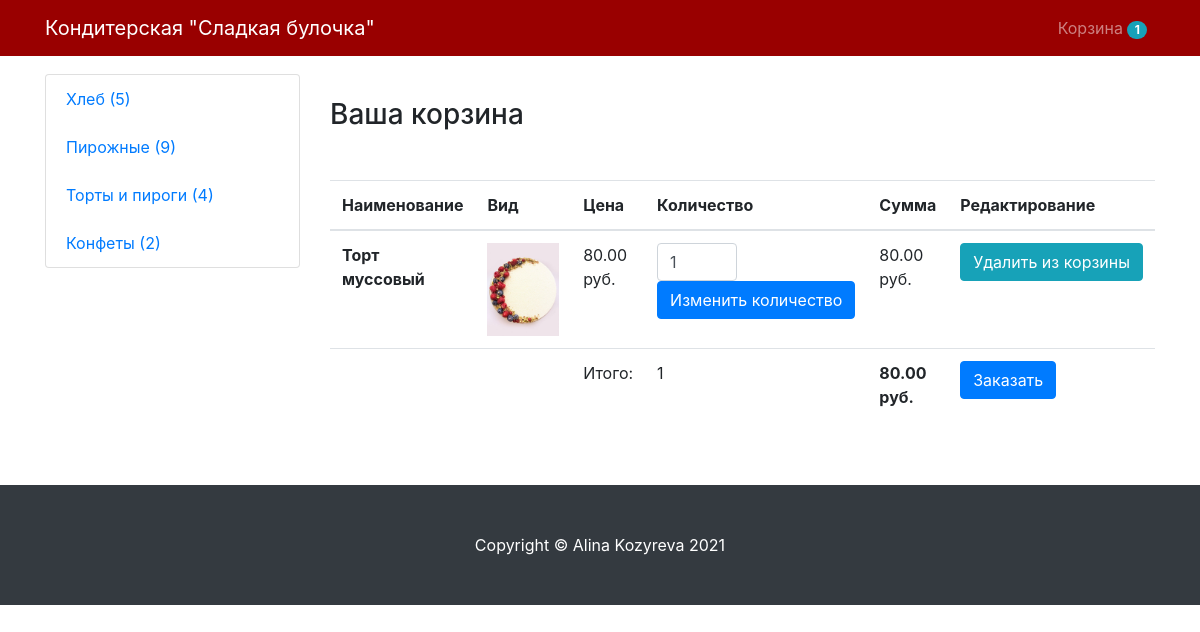
The app's page /cart/ (signed in) with its own data.
### mainapp/models.py (models this page shows, shortened)
class Cart(models.Model):
    owner = models.ForeignKey(
        'Customer', null=True, verbose_name='Владелец', on_delete=models.CASCADE)
    product = models.ManyToManyField(CartProduct, blank=True, related_name='related_card')
    total_products = models.PositiveIntegerField(default=0)
    total_price = models.DecimalField(
        max_digits=9, default=0, decimal_places=2, verbose_name='Сумма')
    in_order = models.BooleanField(default=False)
    for_anonymous_user = models.BooleanField(default=False)

class Category(models.Model):
    name = models.CharField(max_length=255, verbose_name='Название категории')
    slug = models.SlugField(unique=True)
    objects = CategoryManager()
    def get_absolute_url(self):
        return reverse("category_detail", kwargs={"slug": self.slug})

class CartProduct(models.Model):
    user = models.ForeignKey(
        'Customer', verbose_name='Заказчик', on_delete=models.CASCADE)
    cart = models.ForeignKey(
        'Cart', verbose_name='Корзина', on_delete=models.CASCADE,related_name='related_product')
    content_type = models.ForeignKey(ContentType, on_delete=models.CASCADE) #то есть покажет все модели которые есть в проекте
    object_id = models.PositiveIntegerField()
    content_object = GenericForeignKey('content_type', 'object_id')
    count = models.PositiveIntegerField(default=1)
    total_price = models.DecimalField(
        max_digits=9, decimal_places=2, verbose_name='Сумма')

class Product(models.Model):# каркас для самого продукта
    VALID_RESOLUTION = (400,400)
    MAX_RESOLUTION = (1000, 1000)
    MAX_IMAGE_SIZE = 3145728
    class Meta: # если модель абстрактная для нее нельзя создать миграцию
        abstract = True
    category = models.ForeignKey(Category, verbose_name='Категория', on_delete=models.CASCADE)
    title = models.CharField(max_length=255, verbose_name='Наименование')
    slug = models.SlugField(unique=True)
    image = models.ImageField(verbose_name='Изображение')
    description = models.TextField(verbose_name='Описание')
    price = models.DecimalField(
        max_digits=9, decimal_places=2, verbose_name='Стоимость')
    def get_model_name(self):
        return self.__class__.__name__.lower()

class Pie(Product):
    composition = models.TextField(max_length=255, verbose_name='Состав')
    weight = models.CharField(max_length=20, verbose_name='Вес')
    expiration_date = models.CharField(max_length=20, verbose_name='Срок годности')
    stuffing =models.TextField(max_length=20, verbose_name='Начинка')

### mainapp/views.py (the view)
# urls.py: path('cart/', CartView.as_view(), name='cart'),
class CartView(CartMixin, View):
    def get(self, request, *args, **kwargs):
        categories = Category.objects.get_categories_for_left_sidebar()
        context = {
            'cart' : self.cart,
            'categories' : categories
        }
        return render(request, 'cart.html', context)

### mainapp/mixins.py (called while the page is built)
    def dispatch(self, request, *args, **kwargs):
        if request.user.is_authenticated:
            customer = Customer.objects.filter(user = request.user).first()
            if not customer:
                customer = Customer.objects.create(
                    user = request.user
                )
            cart = Cart.objects.filter(owner = customer, in_order=False).first()
            if not cart:
                cart = Cart.objects.create(owner=customer)
        else:
            cart = Cart.objects.filter(for_anonymous_user=True).first()
            if not cart:
                cart= Cart.objects.create(for_anonymous_user=True)
        self.cart = cart
        return super().dispatch(request, *args, **kwargs)

### mainapp/models.py (called while the page is built)
def get_models_for_count(*model_names):
    return [models.Count(model_name) for model_name in model_names]

    def get_queryset(self):
        return super().get_queryset()

    def get_categories_for_left_sidebar(self):
        models = get_models_for_count('bread', 'pie', 'cake', 'sweets')
        qs = list(self.get_queryset().annotate(*models))
        data = [
            dict(name = c.name, url = c.get_absolute_url(), count= getattr(c, self.CATEGORY_NAME_COUNT_NAME[c.name]))
            for c in qs
        ]
        return data

### mainapp/templates/cart.html (shortened to what this page needs)
{% extends 'base.html' %}
{% block content %}
<h3 class="text=cemter mt-5 mb-5">Ваша корзина {% if not cart.product.count %} пуста {% endif %}</h3>
{% if cart.product.count %}
<table class="table">
  <thead>
    <tr>
      <th scope="col">Наименование</th>
      <th scope="col">Вид</th>
      <th scope="col">Цена</th>
      <th scope="col">Количество</th>
      <th scope="col">Сумма</th>
      <th scope="col">Редактирование</th>
    </tr>
  </thead>
  <tbody>
  {% for item in cart.product.all %}
    <tr>
      <th scope="row">{{ item.content_object.title }}</th>
      <td class="w-25"><img src ="{{ item.content_object.image.url }}" class="img-fluid" </td>
      <td>{{ item.content_object.price }} руб. </td>
      <td>
        <form action="{% url 'change_count' ct_model=item.content_object.get_model_name slug=item.content_object.slug %}" method="POST">
        <input type="number" class="form-control" name="count" style="width: 80px" min="1" value="{{ item.count }}">
        <input type="submit" class="btn btn-primary" value="Изменить количество">
      </form>
      </td>
      <td>{{ item.total_price }} руб.</td>
      <td>
      <a href =' {% url 'delete_from_cart' ct_model=item.content_object.get_model_name slug=item.content_object.slug %}'><button class="btn btn-info">Удалить из корзины</button></a>
      </td>
    </tr>
    {% endfor %}
    <tr>
    <td colspan="2"></td>
    <td>Итого:</td>
    <td>{{ cart.total_products }}</td>
    <td><strong>{{ cart.total_price }} руб.</strong></td>
    <td><a href="{% url 'order' %}"><button class="btn btn-primary">Заказать</button></a></td>
    </tr>
  </tbody>
</table>
{% endif %}
{% endblock content %}

### mainapp/templates/base.html (shortened to what this page needs)
<!DOCTYPE html>
<html lang="en">
    <head>
         <link rel="stylesheet" href="https://maxcdn.bootstrapcdn.com/bootstrap/4.0.0/css/bootstrap.min.css">
        <link href="css/styles.css" rel="stylesheet" />
    </head>
    <body>
        <nav class="navbar navbar-expand-lg navbar-dark  fixed-top" style="background-color:#990000">
            <div class="container">
                <a class="navbar-brand" href="#!">Кондитерская "Сладкая булочка"</a>
                <div class="collapse navbar-collapse" id="navbarResponsive">
                    <ul class="navbar-nav ml-auto">
                        <li class="nav-item"><a class="nav-link" href="{% url 'cart' %}">Корзина <span class="badge badge-pill badge-info">{{ cart.product.count }}</span></a></li>
                    </ul>
                </div>
            </div>
        </nav>
        <div class="container">
            <div class="row">
                <div class="col-lg-3">
                    <div class="list-group">
                       {% for category in categories %}
                       <a href='{{category.url}}' class="list-group-item"> {{ category.name }} ({{ category.count }}) </a>
                       {% endfor %}
                    </div>
                </div>
                <div class="col-lg-9">
                    {% block content %}{% endblock content %}
                </div>
            </div>
        </div>
        <footer class="py-5 bg-dark mt-5">
            <div class="container"><p class="m-0 text-center text-white">Copyright &copy; Alina Kozyreva 2021</p></div>
        </footer>
    </body>
</html>

### mainapp/templates/base.html (style rules this page uses)
body { padding-top: 26px; }

### records on screen
Cart: product.count "1", total_products "1", total_price "80.00"
Category: name "Хлеб"
Category: name "Пирожные"
Category: name "Торты и пироги"
Category: name "Конфеты"
CartProduct: content_object "Торт муссовый", content_object.image (picture), content_object.price "80.00", count "1", total_price "80.00"

### other values on screen
{{ category.count }} "5" "9" "4" "2"
